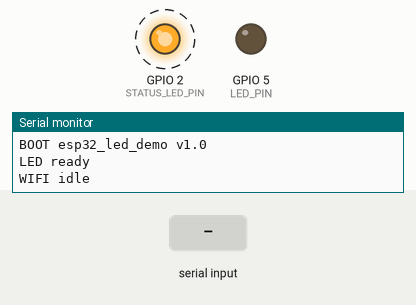
The sketch below on a simulated ESP32. Shown: output pins drawn as LEDs (lit = HIGH), the last lines printed to the serial monitor. Dashed ring = blinking. Inputs (shaded band) come from the test bench.

Above: at 1.2 s.
1.3 s: "LED ON\n" received over Serial
At 3.8 s:
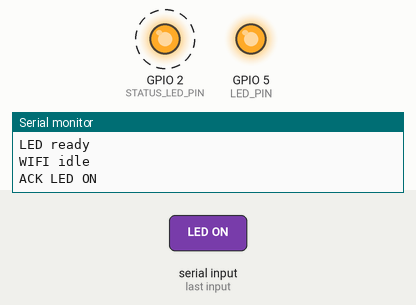
4.3 s: "LED OFF\n" received over Serial
At 6.3 s:
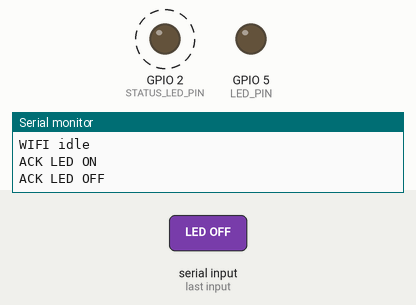
Timing chart, 0 to 13.5 s (numbered marks = the images above; inputs shaded):
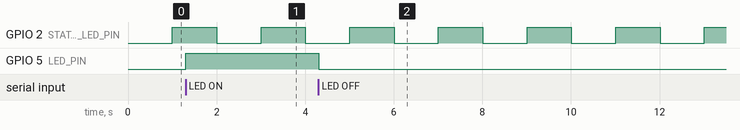

Measured:
- after the input at 1.3 s, GPIO 5 (LED_PIN): LOW → HIGH at once
- after the input at 4.3 s, GPIO 5 (LED_PIN): HIGH → LOW at once
- by itself, GPIO 2 (STATUS_LED_PIN): alternates HIGH for 1.0 s and LOW for 1.0 s

The sketch:

esp32_led_demo.ino
```cpp
// ESP32 status-LED demo — ordinary project firmware (no inteGREAT instrumentation).
// Accepts "LED ON" / "LED OFF" over serial at 115200 baud.
#include "led_control.h"
#include "wifi_status.h"

void handleCommand(const String& line);

void setup() {
  Serial.begin(115200);
  Serial.println("BOOT esp32_led_demo v1.0");
  ledSetup();
  wifiStatusSetup();
}

void loop() {
  if (Serial.available()) {
    String line = Serial.readStringUntil('\n');
    line.trim();
    handleCommand(line);
  }
  wifiStatusPoll();
}

void handleCommand(const String& line) {
  if (line.startsWith("LED ON")) {
    ledOn();
  } else if (line.startsWith("LED OFF")) {
    ledOff();
  } else {
    Serial.print("ERR unknown command: ");
    Serial.println(line);
  }
}
```

led_control.cpp
```cpp
#include "led_control.h"

void ledSetup() {
  pinMode(LED_PIN, OUTPUT);
  Serial.println("LED ready");
}

void ledOn() {
  digitalWrite(LED_PIN, HIGH);
  Serial.println("ACK LED ON");
}

void ledOff() {
  digitalWrite(LED_PIN, LOW);
  Serial.println("ACK LED OFF");
}
```

led_control.h
```cpp
#pragma once
#include <Arduino.h>

#define LED_PIN 5

void ledSetup();
void ledOn();
void ledOff();
```

wifi_status.cpp
```cpp
#include <Arduino.h>
#include "wifi_status.h"

const int STATUS_LED_PIN = 2;
static unsigned long lastBlink = 0;

void wifiStatusSetup() {
  pinMode(STATUS_LED_PIN, OUTPUT);
  Serial.println("WIFI idle");
}

void wifiStatusPoll() {
  if (millis() - lastBlink > 1000) {
    lastBlink = millis();
    digitalWrite(STATUS_LED_PIN, !digitalRead(STATUS_LED_PIN));
  }
}
```

wifi_status.h
```cpp
#pragma once
void wifiStatusSetup();
void wifiStatusPoll();
```
